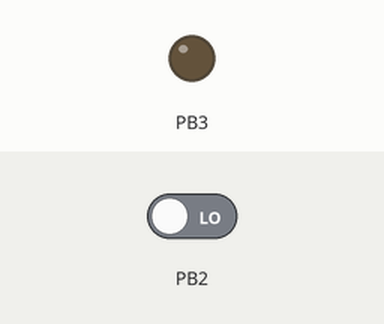
A program run on a simulated ATtiny85, built with avr-gcc and emulated at 1 MHz (the files do not name the chip). Parts: output pins drawn as LEDs (lit = HIGH). Inputs (shaded band) come from the test bench; at power-on: PB2 LOW. Sleep ends after the set time or at an interrupt.

Above: at 0.3 s.
Timing chart, 0 to 1.8 s (numbered marks = the images above):
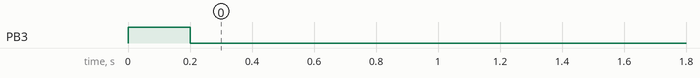

The program:

main.c
```c
#define F_CPU 1000000UL  /* 1 MHz CPU clock */

#include <util/delay.h>
#include <avr/io.h>
#include <avr/interrupt.h>
#include <avr/wdt.h>
#include <avr/sleep.h>

void powerSetup() {
    //Disable TIMER1, TIMER0, ADC
    PRR = (1<<PRTIM1)|(1<<PRTIM0)|(1<<PRADC);

    //Turn off WDT
    WDTCR &= (0<<WDIE) & (0<<WDE);

    //Enable Pin Change Interrupts
    GIMSK |= _BV(PCIE);

    //Wake up button on PB2
    PCMSK |= _BV(PCINT2);

    sei();

    //Sleepmode = powerdown
    set_sleep_mode(SLEEP_MODE_PWR_DOWN);
}

void powerDown() {
    sleep_enable();
    sleep_cpu();
}

int main(void) {
    // set PB3 to be output
    DDRB |= (1<<DDB3);
    powerSetup();

    while (1) {
        // set PB3 high
        PORTB |= (1<<PORTB3);
        //DelayNms();
        _delay_ms(200);

        // set PB3 low
        PORTB &= (0<<PORTB3);
        powerDown();
    }

    return 1;
}

ISR(PCINT0_vect) {
    // This is called when the interrupt occurs, but I don't need to do anything in it
}
```

Measured:
- by itself, PB3: LOW → HIGH at 0.00 s, → LOW 0.20 s later
